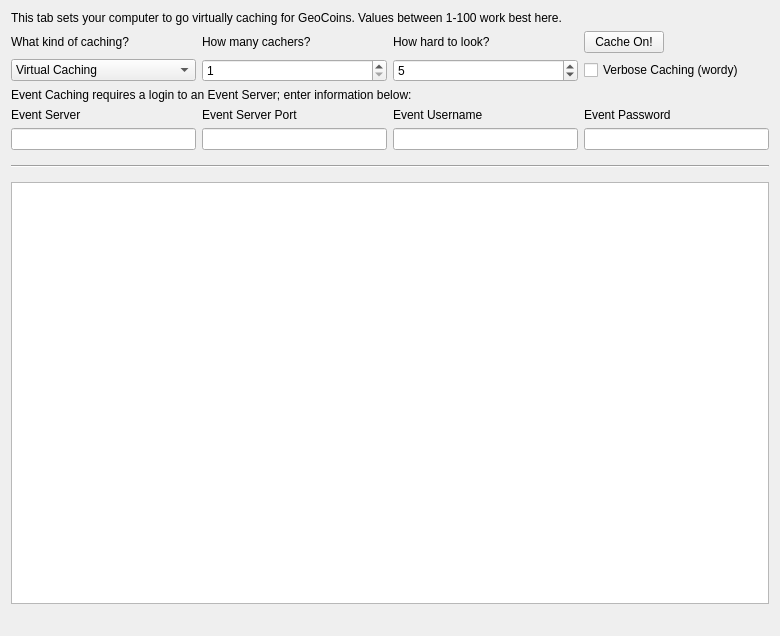
<?xml version="1.0" encoding="UTF-8"?>
<ui version="4.0">
 <class>MiningPage</class>
 <widget class="QWidget" name="MiningPage">
  <property name="geometry">
   <rect>
    <x>0</x>
    <y>0</y>
    <width>780</width>
    <height>636</height>
   </rect>
  </property>
  <property name="windowTitle">
   <string>Mining</string>
  </property>
  <layout class="QGridLayout" name="gridLayout">
   <property name="sizeConstraint">
    <enum>QLayout::SetMaximumSize</enum>
   </property>
   <item row="8" column="1">
    <widget class="QLineEdit" name="serverLine">
     <property name="enabled">
      <bool>true</bool>
     </property>
    </widget>
   </item>
   <item row="8" column="3">
    <widget class="QLineEdit" name="usernameLine">
     <property name="enabled">
      <bool>true</bool>
     </property>
     <property name="text">
      <string/>
     </property>
    </widget>
   </item>
   <item row="7" column="4">
    <widget class="QLabel" name="passwordLabel">
     <property name="enabled">
      <bool>true</bool>
     </property>
     <property name="text">
      <string>Event Password</string>
     </property>
    </widget>
   </item>
   <item row="7" column="3">
    <widget class="QLabel" name="usernameLabel">
     <property name="enabled">
      <bool>true</bool>
     </property>
     <property name="text">
      <string>Event Username</string>
     </property>
    </widget>
   </item>
   <item row="7" column="1">
    <widget class="QLabel" name="serverLabel">
     <property name="enabled">
      <bool>true</bool>
     </property>
     <property name="text">
      <string>Event Server</string>
     </property>
    </widget>
   </item>
   <item row="7" column="2">
    <widget class="QLabel" name="portLabel">
     <property name="enabled">
      <bool>true</bool>
     </property>
     <property name="text">
      <string>Event Server Port</string>
     </property>
    </widget>
   </item>
   <item row="3" column="4">
    <widget class="QPushButton" name="startButton">
     <property name="sizePolicy">
      <sizepolicy hsizetype="Fixed" vsizetype="Fixed">
       <horstretch>0</horstretch>
       <verstretch>0</verstretch>
      </sizepolicy>
     </property>
     <property name="text">
      <string>Cache On!</string>
     </property>
    </widget>
   </item>
   <item row="10" column="1" colspan="4">
    <widget class="Line" name="line">
     <property name="sizePolicy">
      <sizepolicy hsizetype="Minimum" vsizetype="Fixed">
       <horstretch>0</horstretch>
       <verstretch>0</verstretch>
      </sizepolicy>
     </property>
     <property name="minimumSize">
      <size>
       <width>0</width>
       <height>20</height>
      </size>
     </property>
     <property name="orientation">
      <enum>Qt::Horizontal</enum>
     </property>
    </widget>
   </item>
   <item row="15" column="1" colspan="4">
    <widget class="QListWidget" name="list">
     <property name="autoScrollMargin">
      <number>100000</number>
     </property>
     <property name="dragDropMode">
      <enum>QAbstractItemView::DragOnly</enum>
     </property>
     <property name="selectionMode">
      <enum>QAbstractItemView::NoSelection</enum>
     </property>
     <property name="movement">
      <enum>QListView::Snap</enum>
     </property>
     <property name="batchSize">
      <number>10</number>
     </property>
    </widget>
   </item>
   <item row="16" column="1" colspan="2">
    <widget class="QLabel" name="shareCount">
     <property name="font">
      <font>
       <pointsize>10</pointsize>
       <weight>75</weight>
       <bold>true</bold>
      </font>
     </property>
     <property name="text">
      <string/>
     </property>
    </widget>
   </item>
   <item row="3" column="3">
    <widget class="QLabel" name="scantimeLabel">
     <property name="enabled">
      <bool>true</bool>
     </property>
     <property name="layoutDirection">
      <enum>Qt::LeftToRight</enum>
     </property>
     <property name="text">
      <string>How hard to look?</string>
     </property>
    </widget>
   </item>
   <item row="3" column="2">
    <widget class="QLabel" name="threadsLabel">
     <property name="enabled">
      <bool>true</bool>
     </property>
     <property name="text">
      <string>How many cachers?</string>
     </property>
    </widget>
   </item>
   <item row="4" column="4">
    <widget class="QCheckBox" name="debugCheckBox">
     <property name="text">
      <string>Verbose Caching (wordy)</string>
     </property>
    </widget>
   </item>
   <item row="3" column="1">
    <widget class="QLabel" name="typeLabel">
     <property name="text">
      <string>What kind of caching?</string>
     </property>
    </widget>
   </item>
   <item row="4" column="3">
    <widget class="QSpinBox" name="scantimeBox">
     <property name="enabled">
      <bool>true</bool>
     </property>
     <property name="minimum">
      <number>1</number>
     </property>
     <property name="value">
      <number>5</number>
     </property>
    </widget>
   </item>
   <item row="4" column="2">
    <widget class="QSpinBox" name="threadsBox">
     <property name="enabled">
      <bool>true</bool>
     </property>
     <property name="minimum">
      <number>1</number>
     </property>
     <property name="maximum">
      <number>99</number>
     </property>
     <property name="singleStep">
      <number>1</number>
     </property>
    </widget>
   </item>
   <item row="4" column="1">
    <widget class="QComboBox" name="typeBox">
     <property name="editable">
      <bool>false</bool>
     </property>
     <property name="currentIndex">
      <number>0</number>
     </property>
     <item>
      <property name="text">
       <string>Virtual Caching</string>
      </property>
     </item>
     <item>
      <property name="text">
       <string>Event Caching</string>
      </property>
     </item>
    </widget>
   </item>
   <item row="8" column="2">
    <widget class="QLineEdit" name="portLine">
     <property name="enabled">
      <bool>true</bool>
     </property>
     <property name="text">
      <string/>
     </property>
     <property name="value" stdset="0">
      <number>9332</number>
     </property>
    </widget>
   </item>
   <item row="8" column="4">
    <widget class="QLineEdit" name="passwordLine">
     <property name="enabled">
      <bool>true</bool>
     </property>
    </widget>
   </item>
   <item row="16" column="3" colspan="2">
    <widget class="QLabel" name="mineSpeedLabel">
     <property name="sizePolicy">
      <sizepolicy hsizetype="Preferred" vsizetype="Preferred">
       <horstretch>0</horstretch>
       <verstretch>0</verstretch>
      </sizepolicy>
     </property>
     <property name="font">
      <font>
       <pointsize>10</pointsize>
       <weight>75</weight>
       <bold>true</bold>
      </font>
     </property>
     <property name="text">
      <string/>
     </property>
     <property name="alignment">
      <set>Qt::AlignRight|Qt::AlignTrailing|Qt::AlignVCenter</set>
     </property>
    </widget>
   </item>
   <item row="0" column="1" colspan="4">
    <widget class="QLabel" name="label">
     <property name="text">
      <string>This tab sets your computer to go virtually caching for GeoCoins. Values between 1-100 work best here.</string>
     </property>
    </widget>
   </item>
   <item row="5" column="1" colspan="4">
    <widget class="QLabel" name="label_2">
     <property name="text">
      <string>Event Caching requires a login to an Event Server; enter information below:</string>
     </property>
    </widget>
   </item>
  </layout>
 </widget>
 <layoutdefault spacing="6" margin="11"/>
 <tabstops>
  <tabstop>startButton</tabstop>
  <tabstop>typeBox</tabstop>
  <tabstop>threadsBox</tabstop>
  <tabstop>scantimeBox</tabstop>
  <tabstop>serverLine</tabstop>
  <tabstop>portLine</tabstop>
  <tabstop>usernameLine</tabstop>
  <tabstop>passwordLine</tabstop>
  <tabstop>debugCheckBox</tabstop>
  <tabstop>list</tabstop>
 </tabstops>
 <resources/>
 <connections/>
</ui>
